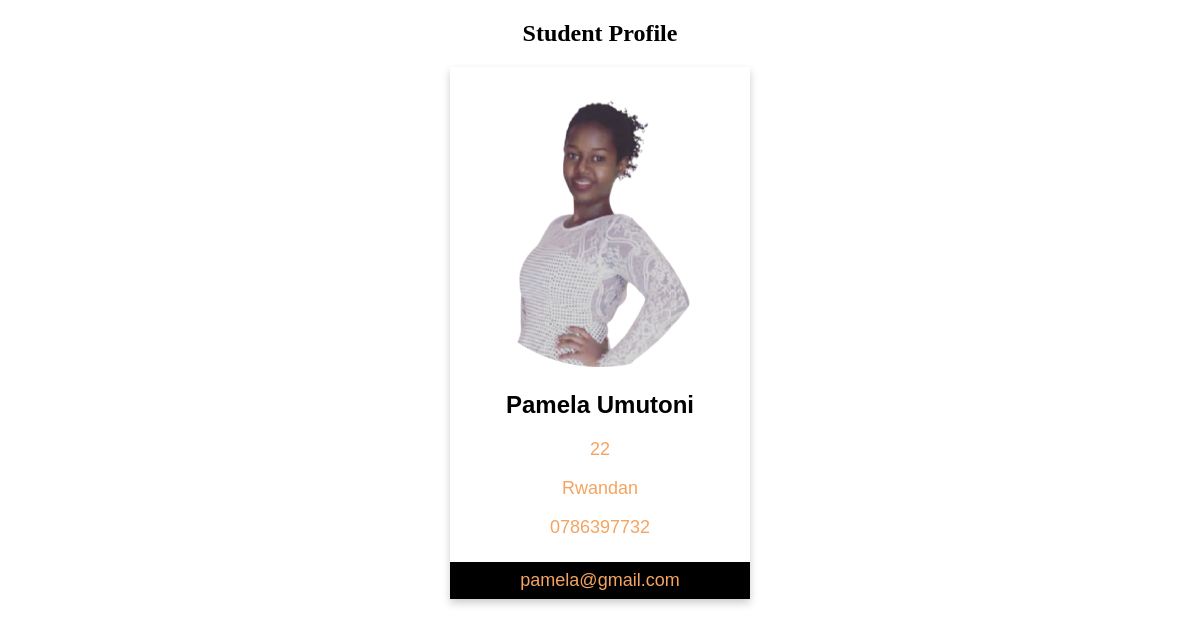
The app's page /student/profile/1/ with its own data.
### student/models.py (models this page shows)
class Student(models.Model):
    profile_pic=models.ImageField(upload_to = 'images/')
    first_name=models.CharField(max_length=12, null=True)
    last_name=models.CharField(max_length=12, null=True)
    gender_choice=(
        ('Female','Female'),
        ('Male','Male'),
        ('3','Prefer not to say')
    )
    gender=models.CharField(max_length=8,choices=gender_choice, null=True)
    age=models.PositiveSmallIntegerField(null=True)
    date_of_birth=models.DateField(null=True)
    phone_number=models.CharField(max_length=10)
    nationality_choice=(
        ('Rwandan','Rwandan'),
        ('Kenyan','Kenyan'),
        ('Ugandan','Ugandan'),
        ('4','SouthSudanes'),
        ('5','Sudanes')
    )
    nationality=models.CharField(max_length=15,choices=nationality_choice, null=True)
    national_Id=models.CharField(max_length=20)
    email_address=models.EmailField(null=True)
    admission_date=models.DateField(null=True, blank=True)
    medical_form=models.FileField(upload_to="documents/",null=True)
    laptop_serial_number=models.CharField(max_length=30, null=True, blank= True)
    academic_year=models.CharField(max_length=12)
    course_name=models.CharField(max_length=25, null=True, blank=True)

### student/views.py (the view)
# urls.py: path("profile/<int:id>/", student_profile, name="student_profile"),
def student_profile(request, id):
    student = Student.objects.get(id=id)
    return render(request, "student_profile.htm", {"student":student})

### student/templates/student_profile.htm (shortened to what this page needs)
<!DOCTYPE html>
<html lang="en">
<head>
<link rel="stylesheet" href="https://cdnjs.cloudflare.com/ajax/libs/font-awesome/4.7.0/css/font-awesome.min.css">
</head>
<body>
<h2 style="text-align:center">Student Profile </h2>
<div class="card">
  <img src="{{student.profile_pic.url}}" alt="Profile" style="width:100%" >
  <h2>{{student.first_name}} {{student.last_name}} </h2>
  <p class="title">{{student.age}}</p>
  <p class="title">{{student.nationality}}</p>
  <p class="title">{{student.phone_number}}</p>
  <div style="margin: 24px 0;">
  <p><button>{{student.email_address}}</button></p>
</div>
</body>
</html>

### student/templates/student_profile.htm (style rules this page uses)
.card { box-shadow: 0 4px 8px 0 rgba(0, 0, 0, 0.2); max-width: 300px; margin: auto; text-align: center; font-family: arial; }
.title { color: sandybrown; font-size: 18px; }
button { border: none; outline: 0; display: inline-block; padding: 8px; color: sandybrown; background-color: #000; text-align: center; cursor: pointer; width: 100%; font-size: 18px; }

### records on screen
Student: profile_pic (picture), first_name "Pamela", last_name "Umutoni", age "22", nationality "Rwandan", phone_number "0786397732", email_address "pamela@gmail.com"
